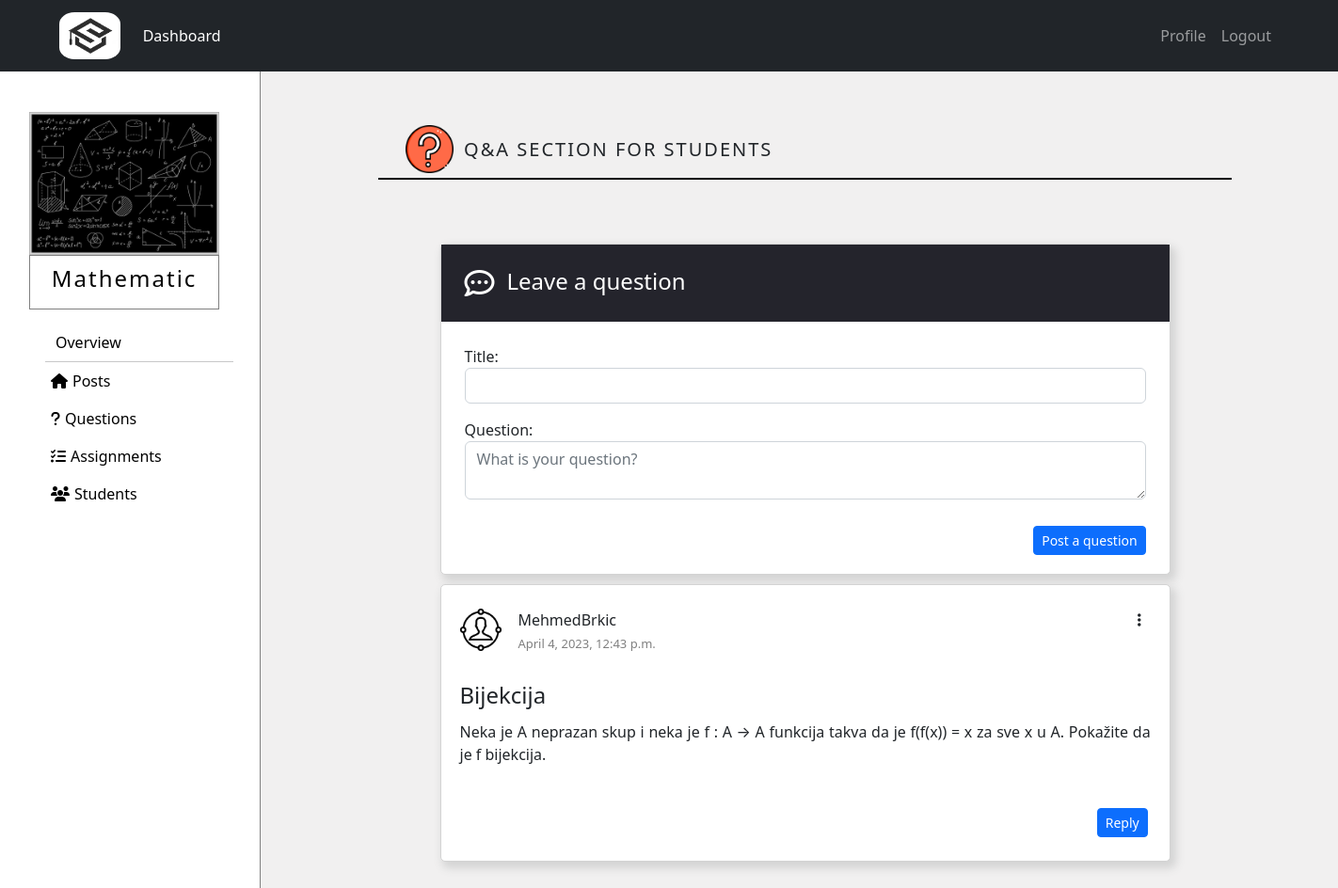
/courses/course/10/questions (signed in), run on an earlier commit of the app's database.
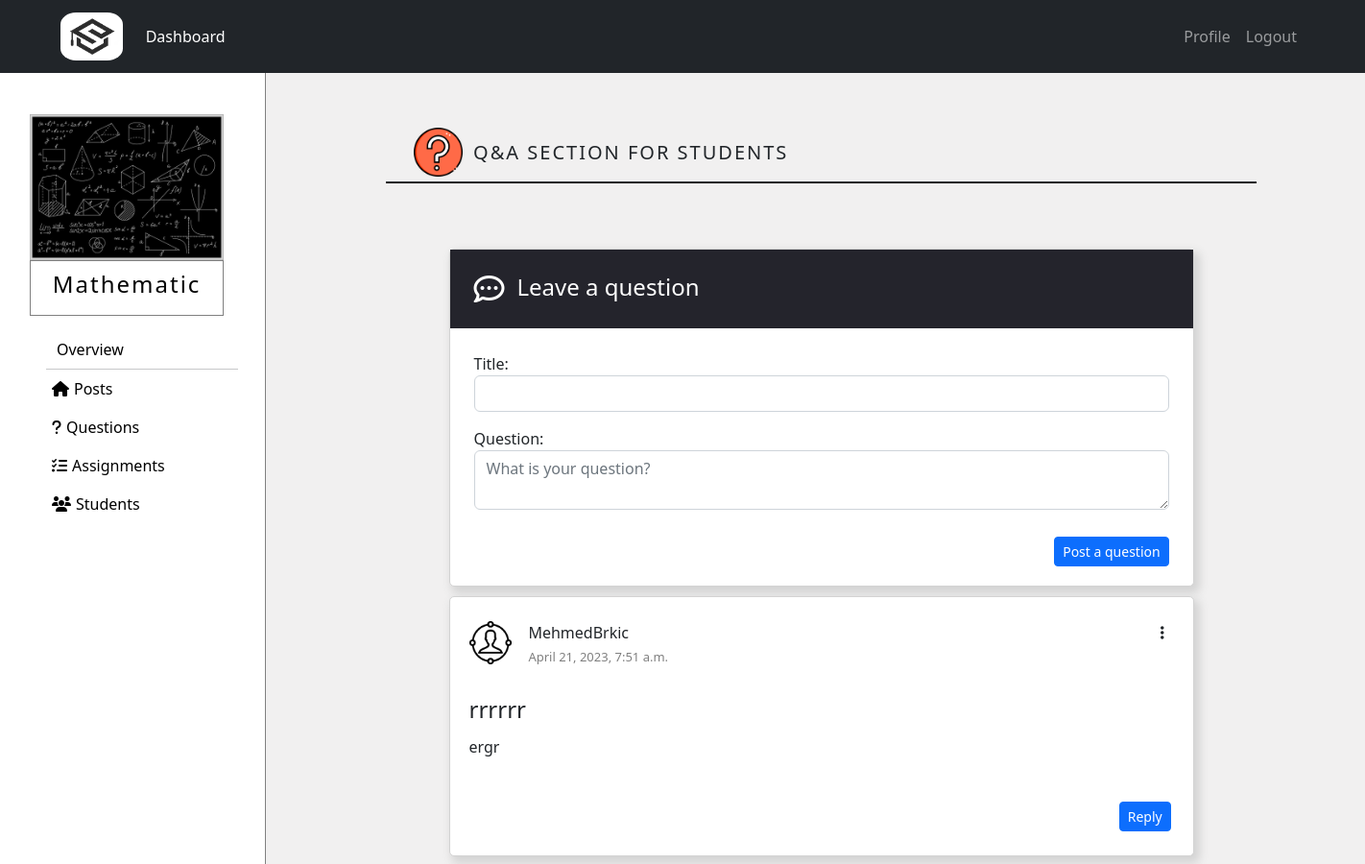
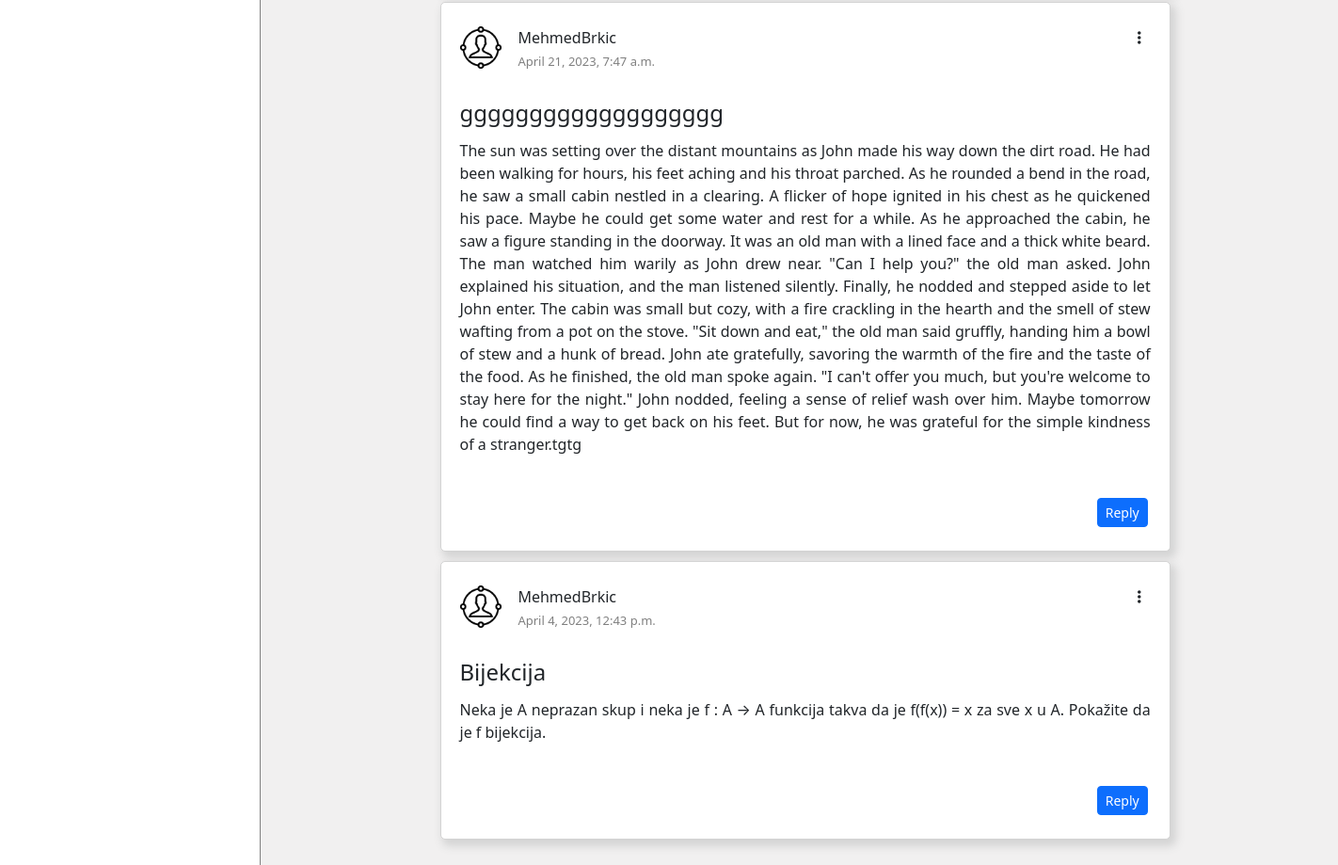
And on a later commit of the database (2 pictures, top to bottom).
### courses/models.py (models this page shows, shortened)
class Question(models.Model):
    title = models.CharField(max_length=50)
    text = models.CharField(max_length=600)
    created_at = models.DateTimeField(auto_now=True)
    course = models.ForeignKey(Course,related_name='course_question',on_delete=models.CASCADE)
    user = models.ForeignKey(NewUser,related_name='user_question',on_delete=models.CASCADE,null=True, blank=True)
    class Meta:
        ordering = ['-created_at']

class NewUser(AbstractUser):
    is_student = models.BooleanField(default=False)
    is_tutor = models.BooleanField(default=False)

### courses/views.py (the view, shortened to what this page needs)
# urls.py: path('course/<int:course_id>/questions',views.view_questions_tutor,name='view_questions_tutor'),
@login_required
def view_questions_tutor(request,course_id,question_id=None,answer_id=None):
   if is_enrolled(request.user, course_id) is False:
      return HttpResponse('<html><body><h2 style="font-weight: lighter">Your do not have access to view this page!</h2><body></html>')
   course = get_object_or_404(Course,pk=course_id)
   questions = Question.objects.filter(course=course)
   question_form = QuestionForm()
   answer_form = AnswerForm()
   return render(request,"courses/questions.html",{'course':course,'questions':questions,
                                                      'question_form':question_form,'answer_form':answer_form})

### courses/forms.py
class QuestionForm(forms.ModelForm):
    title = forms.CharField(label='Title:', widget=forms.TextInput(attrs={'class':'form-control'}))
    text = forms.CharField(label='Question:',
                           widget=forms.Textarea(attrs={"rows":2,"cols":60,
                                                        "placeholder":"What is your question?",
                                                        "class":"form-control",
                                                        "id":"id_text1"}))
    class Meta():
        model =  Question
        fields = ['title','text']

class AnswerForm(forms.ModelForm):
    text = forms.CharField(label='Text:', widget=forms.Textarea(attrs={ "rows":5,"cols":60,
                                                                        "class":"form-control",
                                                                        "id":"id_text2"}))
    class Meta():
        model = Answer
        fields = ['text']

### courses/templatetags/tag.py (called while the page is built)
@register.simple_tag
def getAnswers(question):
    answers = Answer.objects.filter(question=question)
    return answers

### templates/courses/questions.html (shortened to what this page needs)
{% extends 'courses/course.html' %}
{% block courseContent%}
{% load static %}
<div style="margin-left: auto; margin-right: auto; width:75%; margin-top: 5%; position: relative; margin-bottom: 5px;">
  <img class="col-sm-4 col-md-4 col-lg-4" src="{% static 'img/question.png' %}"
       style="width:6%;">
  <div class="col-sm-8 col-md-8 col-lg-8" style="display: inline-block; position:absolute; bottom: 5px;">
    <h5 style="margin-left: 2%; letter-spacing: 2px;">Q&A SECTION FOR STUDENTS</h5>
  </div>
</div>
<hr style="width: 80%; margin-left: auto; margin-right: auto; background-color: black;
           opacity: 1; margin-top: 0; margin-bottom: 6%; height: 2px;">
<div id="questions" class="container" style="width: 100%;
height: fit-content; margin-top: 20px; margin-bottom: 20px;">
<div id="addQuestions" class="containerWithBorder" style="min-width: 500px;">
  <div class="row" style="margin-bottom: 5px; height: fit-content;">
    <div class="form-outline w-100" style="position: relative;">
      <div style="background-color: #24242c;">
      <i class="fa-regular fa-comment-dots fa-2x" style="margin: 25px 8px 25px 25px; color: white;"></i>
      <h4 style="display: inline-block; position: absolute; top: 25px; margin-left: 5px; color: white;">Leave a question</h4>
      </div>
        <form action="{% url 'view_questions_tutor' course_id=course.pk %}" method="POST" style="margin: 25px;">
        <p> <label>{{ question_form.title.label_tag }}</label>{{ question_form.title }}</p>
        <div class="form-group">
        <p> <label >{{ question_form.text.label_tag }}</label> <br>  {{ question_form.text }}</p>
        </div>
        <div class="float-end mt-2 pt-1" style="margin-bottom: 15px;">
          <button type="submit" class="btn btn-primary btn-sm" name="question_button">Post a question</button>
        </div>
        </form>
    </div>
  </div>
</div>
{% if questions %}
{% for question in questions %}
<div class="container containerWithBorder" style="padding: 20px;">
  <div class="row" style="margin-bottom: 5px; height: fit-content; position: relative;">
    <div style="width: auto; height: fit-content;">
      <img src="{% static 'img/tutor.png' %}" style="height: 45px; display: inline-block; position: relative; top: 5px">
    </div>
    <div style=" height: fit-content; padding: 0;width:auto;display:inline-block">
      <p style="margin: 5px; text-align: left;">{{ question.user.username }}<br>
      <span style="font-size: small; text-align: left; color: gray;">{{ question.created_at }}</span></p>
    </div>
    {% if user.username == question.user.username %}
    <div style="position: absolute; right:10px; top: 5px; width: auto;">
      <ul style="list-style-type: none;">
        <li class="nav-item dropdown">
          <a class="nav-link" href="#" role="button" data-bs-toggle="dropdown" aria-expanded="false">
            <i class="fa-solid fa-ellipsis-vertical"></i>
          </a>
        </li>
      </ul>
    </div>
    {% endif %}
    <div style="text-align: justify; margin-top: 25px; margin-bottom: 5px;">
      <h4>{{ question.title }}</h4>
    </div>
    <div style="height: fit-content;">
      <p class="breakText">{{ question.text }}</p>
    </div>
    <div style="position: relative; width: 100%; height: 50px; margin-top: 10px;">
      <button type="button" id="replyButton{{question.pk}}" data-bs-toggle="modal" data-bs-target="#exampleModalLong{{question.pk}}"
              class="btn btn-primary btn-sm"
              style="width: fit-content; bottom: 0; right: 0; position: absolute; margin: 15px 15px 0px 15px;">
      Reply</button>
    </div>
  </div>
  {% load tag %}
  {% getAnswers question as answers %}
</div>
{% endfor %}
{% else %}
<h2 style="text-align: center;">There are no questions yet!</h2>
{% endif %}
</div>
<div style="height:200px">
</div>
{% endblock %}

What changed in the data, as far as the page shows it:
added Question: user.username "MehmedBrkic", created_at "April 21, 2023, 7:51 a.m.", title "rrrrrr", text "ergr"
added Question: user.username "MehmedBrkic", created_at "April 21, 2023, 7:47 a.m.", title "ggggggggggggggggggg", text "The sun was setting over the distant mountains as John made his way down the dirt road. He had been walking for hours, his feet aching and his throat parched. As he rounded a bend in the road, he saw a small cabin nestled in a clearing. A flicker of hope ignited in his chest as he quickened his pace. Maybe he could get some water and rest for a while. As he approached the cabin, he saw a figure standing in the doorway. It was an old man with a lined face and a thick white beard. The man watched him warily as John drew near. \"Can I help you?\" the old man asked. John explained his situation, and the man listened silently. Finally, he nodded and stepped aside to let John enter. The cabin was…"
